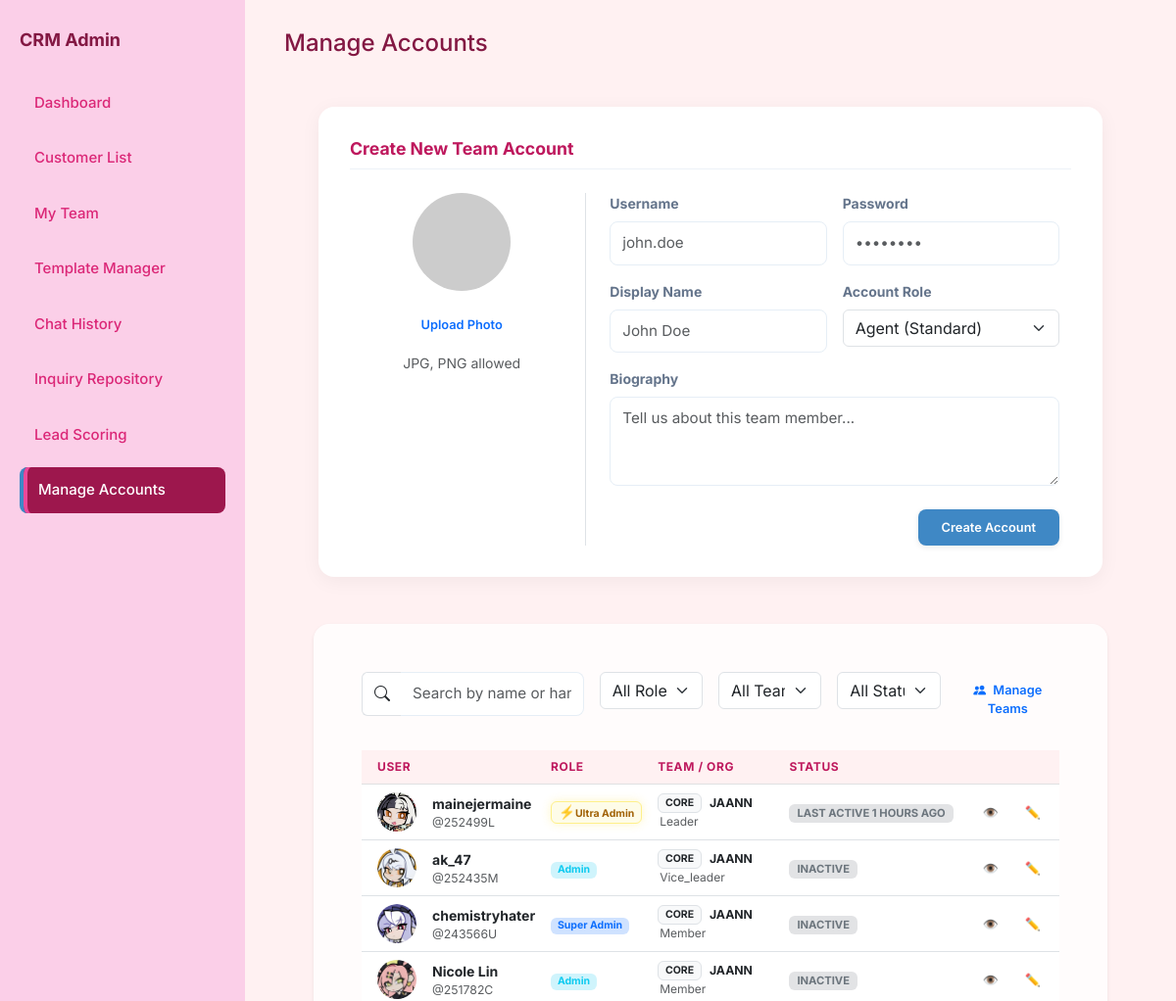
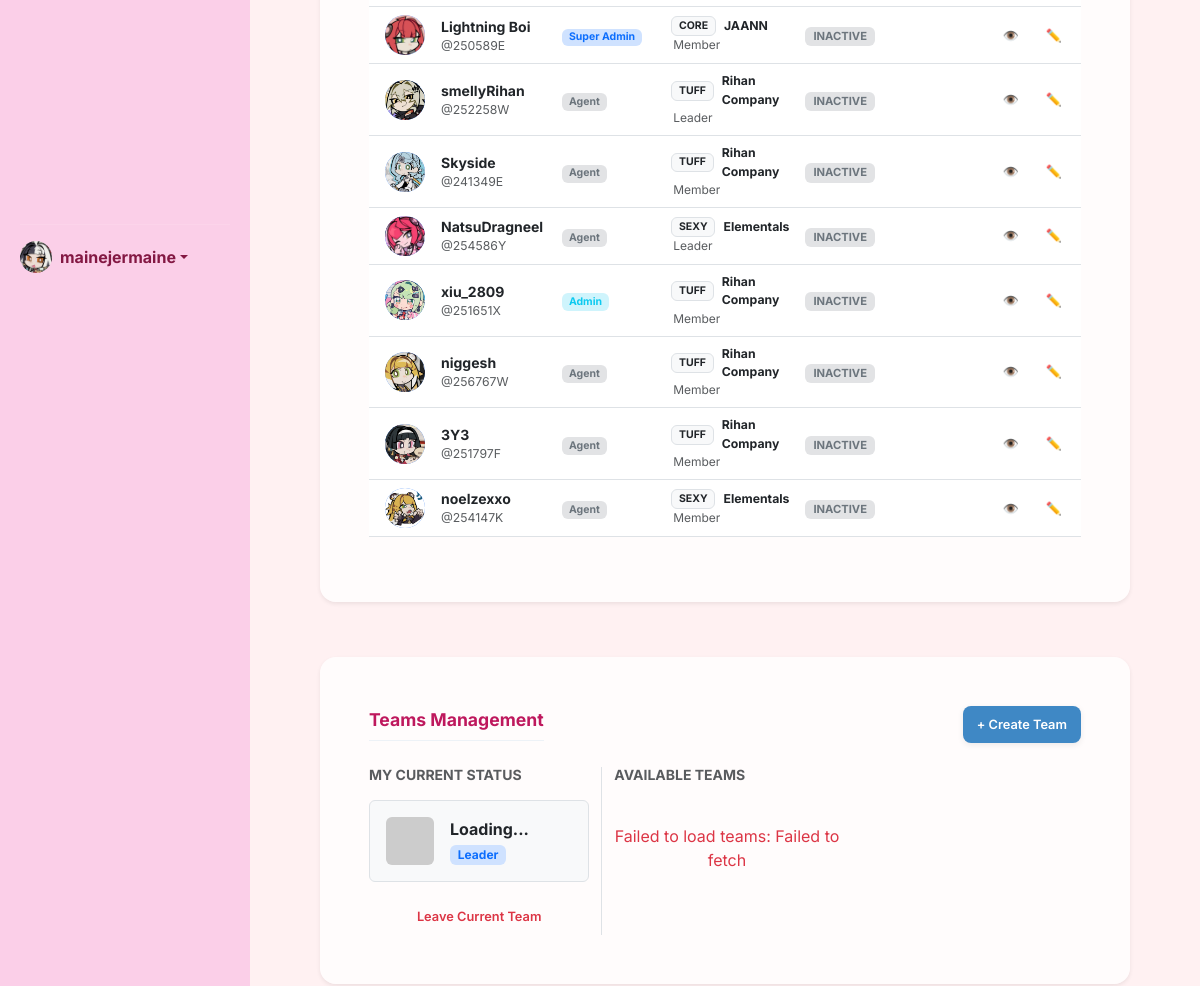
Page /admin/create-account (signed in, upper part) on the earlier database version (2 pictures, top to bottom).
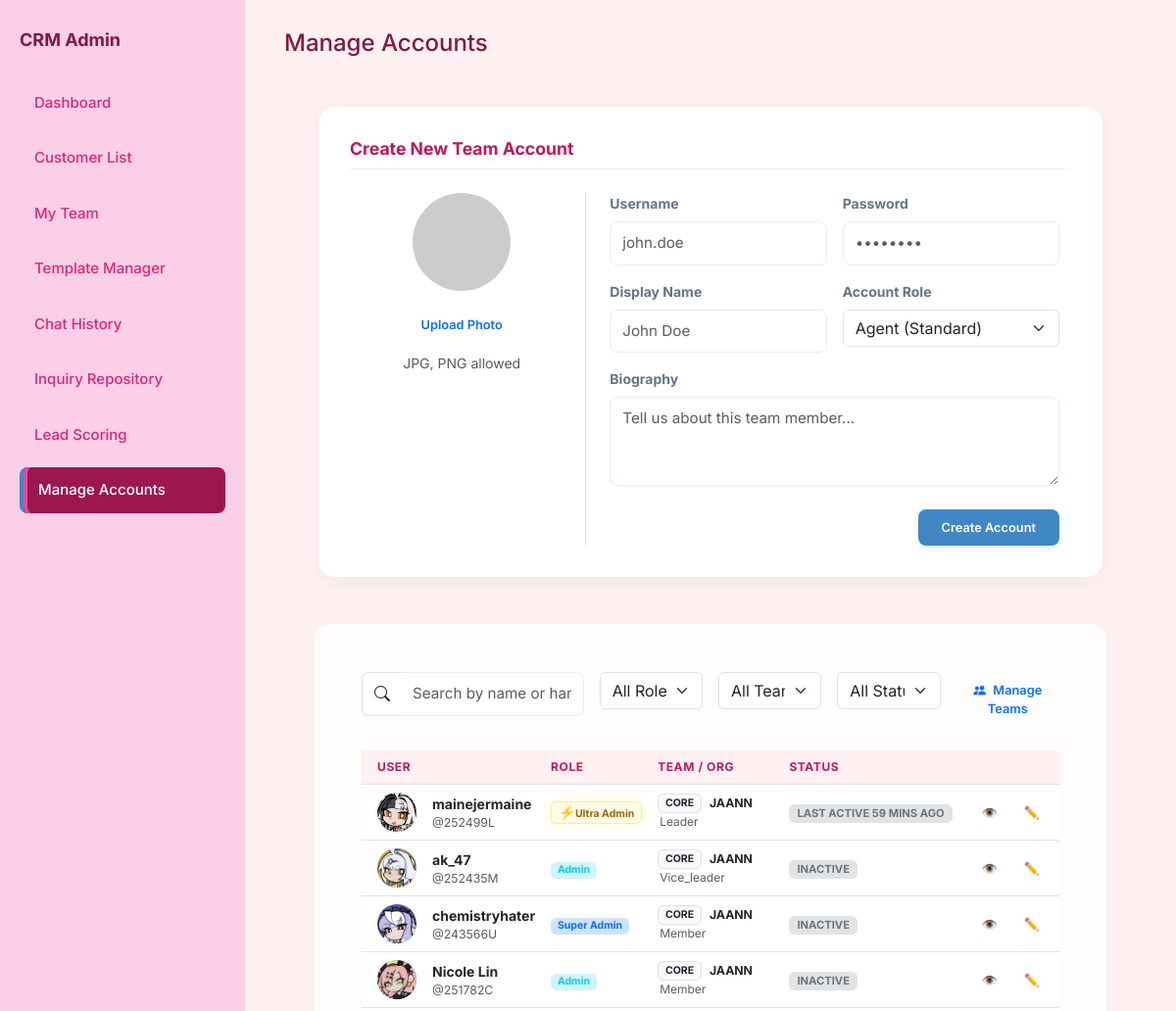
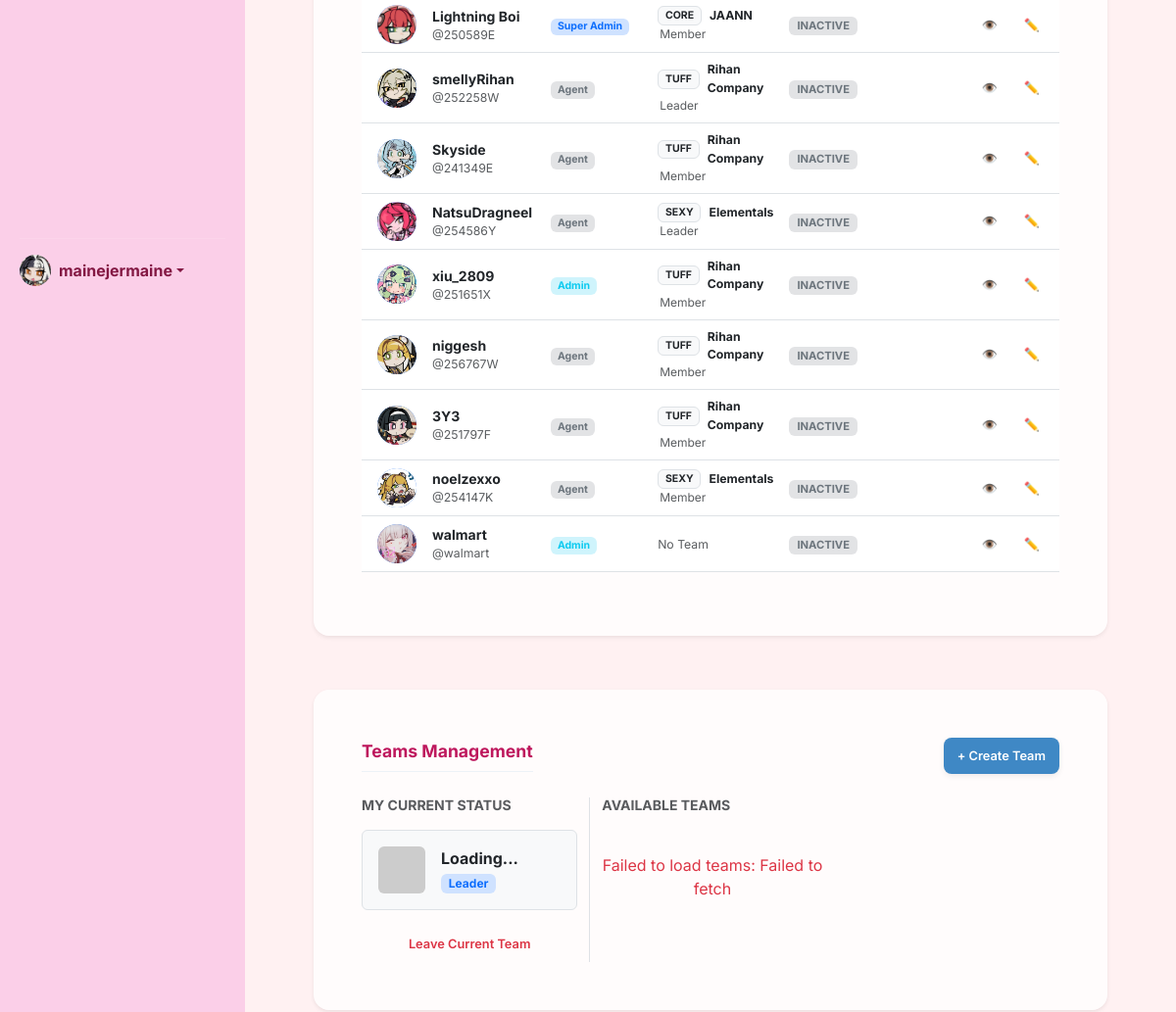
Same page on the later database version (2 pictures, top to bottom).
### app.py (models this page shows, shortened)
class User(db.Model):
    id = db.Column(db.Integer, primary_key=True)
    username = db.Column(db.String(80), unique=True, nullable=False)
    password = db.Column(db.String(200), nullable=False)
    name = db.Column(db.String(100), default='Admin')
    bio = db.Column(db.Text, default='')
    profile_picture = db.Column(db.String(200), default='https://ui-avatars.com/api/?name=Admin&background=random')
    role = db.Column(db.String(20), default='agent') # super_admin, agent
    preferences = db.Column(db.Text, default='{}') # Stores dashboard layout/stats as JSON
    last_active = db.Column(db.String(50))
    team_id = db.Column(db.Integer, db.ForeignKey('team.id'), nullable=True)
    team_role = db.Column(db.String(20)) # leader, vice_leader, member
    last_active_team_chat = db.Column(db.String(50)) # Timestamp of last time user viewed team chat
    @property
    def status_display(self):
        if not self.last_active:
            return "Inactive"
        try:
            from datetime import datetime
            last = datetime.strptime(self.last_active, '%Y-%m-%d %H:%M:%S')
            now = datetime.now()
            diff = now - last
            minutes = divmod(diff.total_seconds(), 60)[0]
            if minutes < 5:
                return "Active"
            elif minutes < 60:
                return f"Last active {int(minutes)} mins ago"
            elif minutes < 1440:
                return f"Last active {int(minutes // 60)} hours ago"
            else:
                return f"Last active {int(minutes // 1440)} days ago"
        except:
            return "Inactive"

class Team(db.Model):
    id = db.Column(db.Integer, primary_key=True)
    name = db.Column(db.String(100), unique=True, nullable=False)
    profile_picture = db.Column(db.String(255), default='https://ui-avatars.com/api/?name=Team&background=random')
    description = db.Column(db.Text, default='')
    role = db.Column(db.String(50)) # e.g., "Corporate Sales", "Customer Support"
    department = db.Column(db.String(50))
    team_score = db.Column(db.Integer, default=0)
    team_tag = db.Column(db.String(50))
    created_at = db.Column(db.String(50))
    members = db.relationship('User', backref='team_obj', foreign_keys='User.team_id', lazy=True)

### app.py (the view, shortened to what this page needs)
@app.route('/admin/create-account', methods=['GET', 'POST'])
def admin_create_account():
    if not session.get('logged_in'):
        return redirect(url_for('login'))
    current_user = User.query.get(session.get('user_id'))
    if current_user.username != '252499L' and current_user.role not in ['super_admin', 'admin']:
        return render_template('404.html'), 404
    promotion_requests = []
    total_super_admins = 0
    if current_user.role in ['super_admin', 'ultra_admin']:
        promotion_requests = PromotionRequest.query.filter_by(status='pending').all()
        total_super_admins = User.query.filter_by(role='super_admin').count()
    return render_template('create_account.html',
                           users=User.query.all(),
                           teams=Team.query.all(),
                           promotion_requests=promotion_requests,
                           total_super_admins=total_super_admins,
                           me=current_user)

### app.py (called while the page is built)
@app.context_processor
def context_processor():
    from flask import g
    return dict(
        team_pending_requests_count=getattr(g, 'team_pending_requests_count', 0),
        unread_team_messages=getattr(g, 'unread_team_messages', False)
    )

@app.context_processor
def inject_user_preferences():
    theme = 'light'
    if has_request_context() and 'user_id' in session:
        user_id = session.get('user_id')
        user = User.query.get(user_id)
        if user and user.preferences:
            try:
                import json
                prefs = json.loads(user.preferences)
                theme = prefs.get('theme', 'light')
            except:
                pass
    return dict(current_theme=theme)

### templates/create_account.html (shortened to what the changed rows need)
<!DOCTYPE html>
<html lang="en">
<head>
    <link href="https://cdn.jsdelivr.net/npm/bootstrap@5.3.0/dist/css/bootstrap.min.css" rel="stylesheet">
    <link rel="stylesheet" href="https://cdn.jsdelivr.net/npm/bootstrap-icons@1.11.1/font/bootstrap-icons.css">
    <link rel="stylesheet" href="{{ url_for('static', filename='style.css') }}">
</head>
<body id="page-admin-accounts"
    class="{% if current_theme and current_theme != 'light' %}theme-{{ current_theme }}{% endif %}">
    <aside class="sidebar">
        <h2>CRM Admin</h2>
        <div class="mt-auto pt-3 border-top border-secondary" style="border-color: rgba(255,255,255,0.1) !important;">
            <div class="dropdown">
                <a href="#" class="d-flex align-items-center text-decoration-none dropdown-toggle" id="dropdownUser1"
                    data-bs-toggle="dropdown" aria-expanded="false">
                    <div class="avatar-circle bg-primary text-white me-2"
                        style="width: 32px; height: 32px; font-size: 14px; display:flex; align-items:center; justify-content:center; border-radius:50%; overflow:hidden;">
                        {% if session.get('user_pic') and 'http' in session.get('user_pic') %}
                        <img src="{{ session.get('user_pic') }}" alt="User"
                            style="width:100%; height:100%; object-fit:cover;">
                        {% elif session.get('user_pic') %}
                        <img src="{{ url_for('static', filename='uploads/' + session.get('user_pic')) }}" alt="User"
                            style="width:100%; height:100%; object-fit:cover;">
                        {% else %}
                        {{ session.get('user_name', 'Admin')[0] | upper }}
                        {% endif %}
                    </div>
                    <strong>{{ session.get('user_name', 'Admin') }}</strong>
                </a>
            </div>
        </div>
    </aside>
    <main class="main">
        <div class="header">
            <div class="header-left">
                <h1 style="margin:0; font-size: 24px;">Manage Accounts</h1>
            </div>
        </div>
        <div class="content-body" style="padding: 30px;">
            <div class="card shadow-sm border-0" style="border-radius: 16px;">
                <div class="card-body p-4">
                    <div class="table-responsive">
                        <table class="table table-hover align-middle" id="accountsTable">
                            <thead class="table-light">
                                <tr>
                                    <th class="ps-3">User</th>
                                    <th>Role</th>
                                    <th>Team / Org</th>
                                    <th>Status</th>
                                    <th class="text-end pe-3">Actions</th>
                                </tr>
                            </thead>
                            <tbody>
                                {% for user in users %}
                                <tr>
                                    <td class="ps-3">
                                        <div class="d-flex align-items-center">
                                            <div class="avatar-circle me-3"
                                                style="width: 40px; height: 40px; border-radius: 50%; overflow: hidden;">
                                                {% if user.profile_picture and 'http' in user.profile_picture %}
                                                <img src="{{ user.profile_picture }}" alt="User"
                                                    style="width: 100%; height: 100%; object-fit: cover;">
                                                {% elif user.profile_picture %}
                                                <img src="{{ url_for('static', filename='uploads/' + user.profile_picture) }}"
                                                    alt="User" style="width: 100%; height: 100%; object-fit: cover;">
                                                {% else %}
                                                <div
                                                    class="bg-light text-primary d-flex align-items-center justify-content-center w-100 h-100 fw-bold">
                                                    {{ user.username[0] | upper }}
                                                </div>
                                                {% endif %}
                                            </div>
                                             <div style="cursor: pointer;" onclick="showAgentProfile('{{ user.id }}')">
                                                 <div class="fw-bold">{{ user.name }}</div>
                                                 <div class="text-muted small">@{{ user.username }}</div>
                                             </div>
                                        </div>
                                    </td>
                                    <td>
                                        {% if user.role == 'ultra_admin' %}
                                        <span class="badge role-ultra-admin">Ultra Admin</span>
                                        {% elif user.role == 'super_admin' %}
                                        <span class="badge bg-primary-subtle text-primary">Super Admin</span>
                                        {% elif user.role == 'admin' %}
                                        <span class="badge bg-info-subtle text-info">Admin</span>
                                        {% else %}
                                        <span class="badge bg-secondary-subtle text-secondary">Agent</span>
                                        {% endif %}
                                    </td>
                                    <td>
                                        {% if user.team_obj %}
                                        <div class="d-flex align-items-center" style="cursor: pointer;"
                                            onclick="showTeamDetails('{{ user.team_id }}')">
                                            <span class="badge bg-light text-dark border me-2">{{ user.team_obj.team_tag
                                                or 'TEAM' }}</span>
                                            <span class="small fw-bold">{{ user.team_obj.name }}</span>
                                        </div>
                                        <div class="small text-muted" style="font-size: 0.75rem; margin-left: 2px;">
                                            {{ user.team_role | title if user.team_role else 'Member' }}
                                        </div>
                                        {% else %}
                                        <span class="text-muted small">No Team</span>
                                        {% endif %}
                                    </td>
                                    <td>
                                        {% set status = user.status_display %}
                                        <span
                                            class="badge {% if 'Active' in status %}bg-success-subtle text-success{% else %}bg-secondary-subtle text-secondary{% endif %} px-2 py-1"
                                            style="font-size: 0.7rem;">
                                            {{ status | upper }}
                                        </span>
                                    </td>
                                    <td class="text-end pe-3" data-search-team="{{ user.team_id or 'none' }}"
                                        data-search-role="{{ user.role }}"
                                        data-search-status="{{ 'Active' if 'Active' in status else 'Inactive' }}">
                                        <div class="btn-group">
                                            <button class="btn btn-sm btn-outline-primary"
                                                onclick="showAgentProfile('{{ user.id }}')" title="View Profile">
                                                👁️
                                            </button>
                                            {% set can_edit = (session.get('user_role') in ['ultra_admin',
                                            'super_admin']) or
                                            (session.get('user_role') == 'admin' and user.role == 'agent') %}
                                            <button class="btn btn-sm btn-outline-warning"
                                                onclick="editUser('{{ user.id }}')" title="Edit Account" >
                                                ✏️
                                            </button>
                                            {% set can_delete = (session.get('user_role') == 'ultra_admin') or
                                            (session.get('user_role') == 'super_admin' and user.role not in
                                            ['super_admin', 'ultra_admin']) or
                                            (session.get('user_role') == 'admin' and user.role == 'agent') %}
                                            {% if session.get('user_id') == user.id %}
                                            {% set can_delete = false %}
                                            {% endif %}
                                            {% if user.username == '252499L' %}
                                            {% set can_delete = false %}
                                            {% endif %}
                                            <button class="btn btn-sm btn-outline-danger"
                                                onclick="confirmDeleteUser('{{ user.id }}', '{{ user.username }}')"
                                                title="Delete Account" {% if not can_delete %}disabled
                                                style="opacity:0.5; cursor:not-allowed;" {% endif %}>
                                            </button>
                                        </div>
                                    </td>
                                </tr>
                                {% endfor %}
                            </tbody>
                        </table>
                    </div>
                </div>
            </div>
        </div>
        {% if session.get('user_role') in ['ultra_admin', 'super_admin'] %}
        <div class="content-body" style="padding: 0 30px 30px 30px;">
            <div id="teamsSection" class="card shadow-sm border-0 mb-5" style="border-radius: 16px;">
                <div class="card-body p-4">
                    <div class="row g-4">
                        <div class="col-md-4 border-end">
                            {% if my_team_id %}
                            <div class="d-flex align-items-center p-3 border rounded bg-light mb-3">
                                <div class="team-avatar me-3">
                                    <img src="https://ui-avatars.com/api/?name=Team&background=6366f1&color=fff"
                                        class="rounded" style="width: 48px; height: 48px;">
                                </div>
                                <div class="flex-grow-1">
                                    <div class="fw-bold" id="myTeamName">Loading...</div>
                                    <div class="small text-primary badge bg-primary-subtle">{{ my_team_role | title }}
                                    </div>
                                </div>
                            </div>
                            <button class="btn btn-outline-danger btn-sm w-100" onclick="leaveTeam()">
                                Leave Current Team
                            </button>
                            {% else %}
                            <div class="alert alert-info py-2 small">
                                You are not currently part of any team.
                            </div>
                            {% endif %}
                        </div>
                    </div>
                </div>
            </div>
        </div>
        {% endif %}
    </main>
</body>
</html>

Differences in the rows shown:
changed User "mainejermaine": status "LAST ACTIVE 1 HOURS AGO" → "LAST ACTIVE 59 MINS AGO"
added User: profile_picture (picture), name "walmart", username "walmart", role "Admin", shows "No Team", status "INACTIVE"
